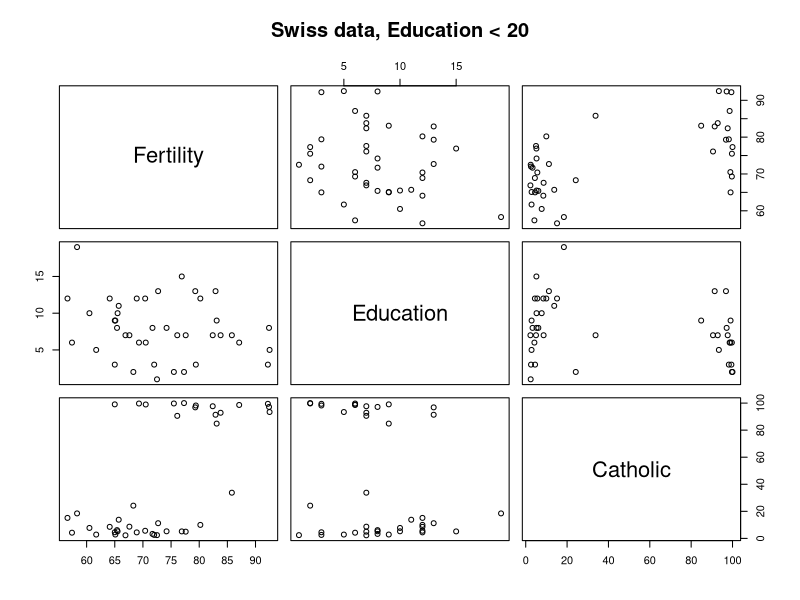
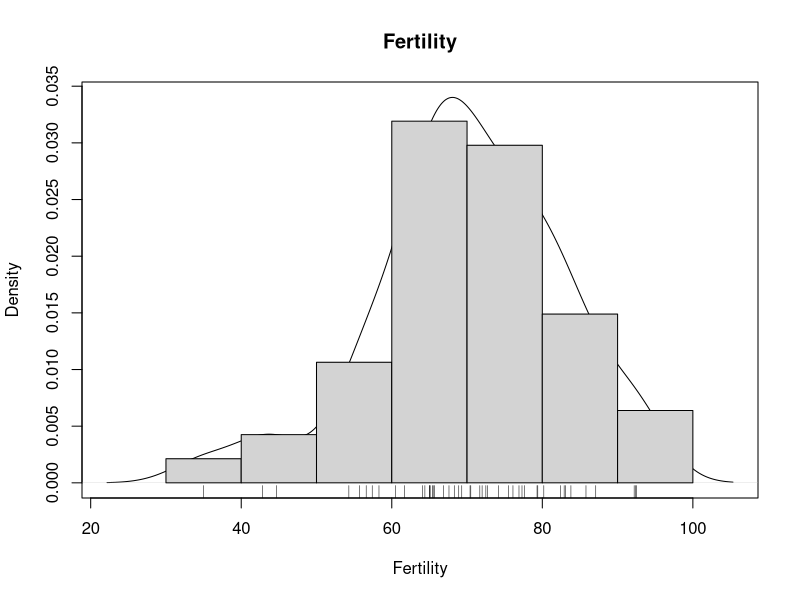
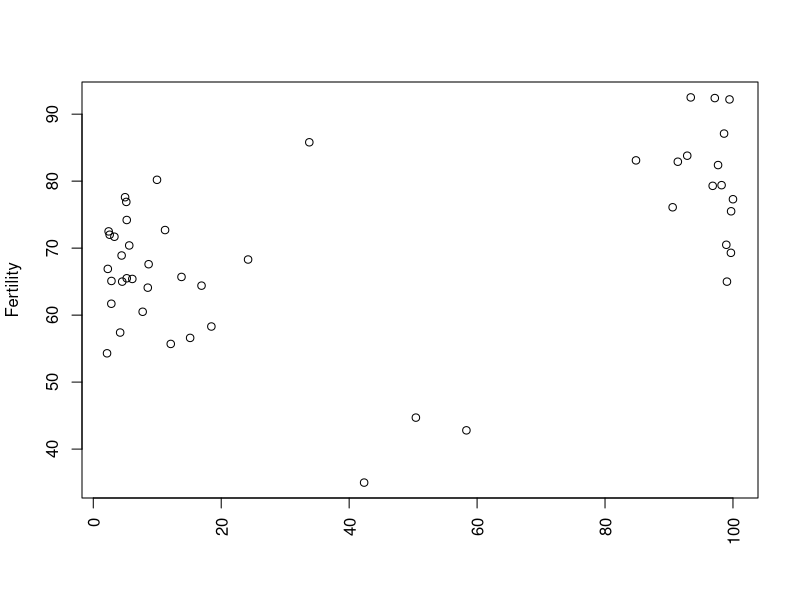

These figures' R source, in order:
data(swiss)

pairs(~ Fertility + Education + Catholic, data = swiss, subset = Education < 20, main = "Swiss data, Education < 20")

summary(swiss)

plot(density(swiss$Fertility),main="Fertility",xlab="Fertility")
rug(swiss$Fertility)
hist(swiss$Fertility,freq=F,add=T)

# Interesting observation (higher degree of catholic comes with higher fertility )
plot(Fertility ~ Catholic, swiss, xlab="", las=3)


lmod <- lm(Fertility ~ ., swiss);
summary(lmod)


# Interaction term doesn't seem to bring major improvements
lmodi = lm(Fertility ~ (Agriculture + Education + Catholic +  Infant.Mortality)^2, data = swiss)


Wlmodp<-lm(Fertility~Agriculture+Education+poly(Catholic,2)+Infant.Mortality + Education:poly(Catholic,2), swiss) 
summary(Wlmodp)

